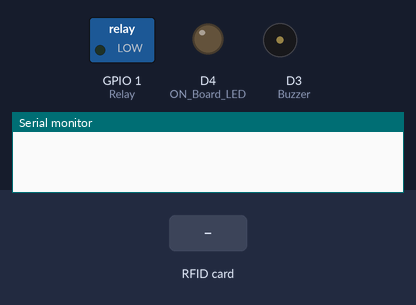
Bench run of a sketch on a simulated ESP8266 (NodeMCU). Shown: switched loads named in the sketch (green lamp = pin HIGH), output pins drawn as LEDs (lit = HIGH), buzzer (waves = sounding, pin HIGH), the last lines printed to the serial monitor. Inputs (shaded band) come from the test bench. WiFi joins after 1.5 s; servers stay silent unless stated; uploads are accepted with an empty reply.

Above: at 1.7 s.
1.8 s: RFID card 5E 7A 19 C4 held to the reader
At 3.6 s:
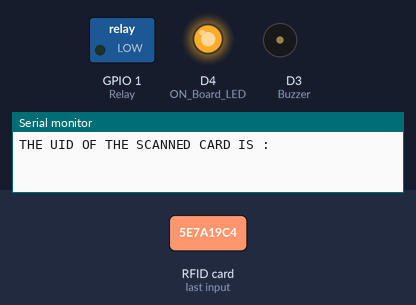
Timing chart, 0 to 5.1 s (numbered marks = the images above; inputs shaded):
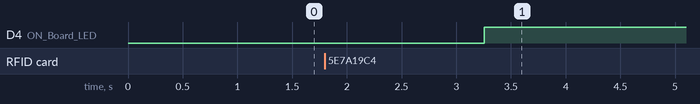

The sketch:

tamer_bey_api.ino
```cpp
#include <ESP8266WebServer.h>
#include <ESP8266HTTPClient.h>
#include <SPI.h>
#include <MFRC522.h>
#include <ESP8266WiFi.h>
#include <WiFiManager.h>
#include <ESP8266mDNS.h>
#include <WiFiUdp.h>
#include <ArduinoOTA.h>

#define Buzzer D3
#define Relay 1
#define ON_Board_LED 2
#define SS_PIN D2  //--> SDA / SS is connected to pinout D2
#define RST_PIN D1  //--> RST is connected to pinout D1
MFRC522 mfrc522(SS_PIN, RST_PIN);  //--> Create MFRC522 instance.

ESP8266WebServer server(80);  //--> Server on port 80

int readsuccess;
byte readcard[4];
char str[32] = "";
String StrUID;
String door="&door_id=1";
String card_id_method="&card_id=";

//-----------------------------------------------------------------------------------------------SETUP--------------------------------------------------------------------------------------//
void setup() {
  Serial.begin(115200); //--> Initialize serial communications with the PC
  SPI.begin();      //--> Init SPI bus
  mfrc522.PCD_Init(); //--> Init MFRC522 card
  delay(500);
  ArduinoOTA.begin();

  pinMode(Buzzer, OUTPUT);
  pinMode(ON_Board_LED, OUTPUT);
  pinMode(Relay, OUTPUT);

}


//-----------------------------------------------------------------------------------------------LOOP---------------------------------------------------------------------------------------//
void loop() {
  ArduinoOTA.handle();
  digitalWrite(ON_Board_LED, HIGH); //--> Turn off Led On Board

  while(WiFi.status() != WL_CONNECTED){
    WiFiManager wifiManager;
    digitalWrite(ON_Board_LED, LOW);
    wifiManager.autoConnect("AutoConnectAP");
  }
  digitalWrite(ON_Board_LED, HIGH); //turn off the led


  readsuccess = getid();

  if (readsuccess) {
    digitalWrite(ON_Board_LED, LOW);
    HTTPClient http;    //Declare object of class HTTPClient

    String UIDresultSend, url;
    UIDresultSend = StrUID;

    url = "http://192.168.1.31/rfapi.php?method=rfentry";
    url += card_id_method+UIDresultSend+door;

    http.begin(url);  //Specify request destination
    http.addHeader("Content-Type", "application/x-www-form-urlencoded"); //Specify content-type header

    int httpCode = http.POST(url);   //Send the request
    String payload = http.getString();    //Get the response payload

    if(payload=="1"){
        digitalWrite(Relay, HIGH);
        digitalWrite(Buzzer, HIGH);
        delay(200);
        digitalWrite(Relay, LOW);
        digitalWrite(Buzzer, LOW);
      }
    http.end();  //Close connection
    delay(1000);
    digitalWrite(ON_Board_LED, HIGH);

  }
}

//----------------------------------------Procedure for reading and obtaining a UID from a card or keychain---------------------------------------------------------------------------------//
int getid() {
  if (!mfrc522.PICC_IsNewCardPresent()) {
    return 0;
  }
  if (!mfrc522.PICC_ReadCardSerial()) {
    return 0;
  }


  Serial.print("THE UID OF THE SCANNED CARD IS : ");

  for (int i = 0; i < 4; i++) {
    readcard[i] = mfrc522.uid.uidByte[i]; //storing the UID of the tag in readcard
    array_to_string(readcard, 4, str);
    StrUID = str;
  }
  mfrc522.PICC_HaltA();
  return 1;
}
//------------------------------------------------------------------------------------------------------------------------------------------------------------------------------------------//

//----------------------------------------Procedure to change the result of reading an array UID into a string------------------------------------------------------------------------------//
void array_to_string(byte array[], unsigned int len, char buffer[]) {
  for (unsigned int i = 0; i < len; i++)
  {
    byte nib1 = (array[i] >> 4) & 0x0F;
    byte nib2 = (array[i] >> 0) & 0x0F;
    buffer[i * 2 + 0] = nib1  < 0xA ? '0' + nib1  : 'A' + nib1  - 0xA;
    buffer[i * 2 + 1] = nib2  < 0xA ? '0' + nib2  : 'A' + nib2  - 0xA;
  }
  buffer[len * 2] = '\0';
}
//------------------------------------------------------------------------------------------------------------------------------------------------------------------------------------------//
```

Measured:
- after the input at 1.8 s, D4 (ON_Board_LED): LOW → HIGH after 1.5 s instead of 0.25 s
